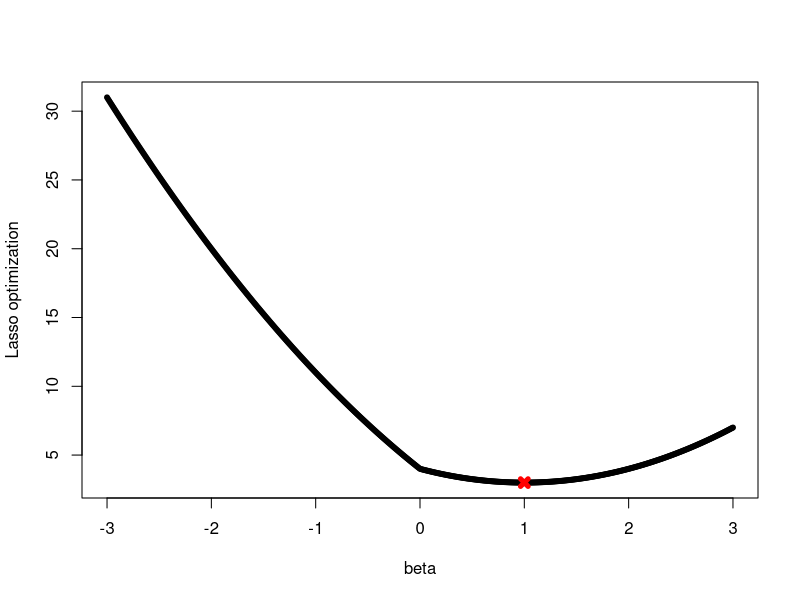

Reproduce this figure in R.
y = 2
lambda = 2
betas = seq(-3, 3, 0.01)
func = (y - betas)^2 + lambda * abs(betas)
plot(betas, func, pch = 20, xlab = "beta", ylab = "Lasso optimization")

est.beta = y - lambda/2
est.func = (y - est.beta)^2 + lambda * abs(est.beta)
points(est.beta, est.func, col = "red", pch = 4, lwd = 5, cex = est.beta)